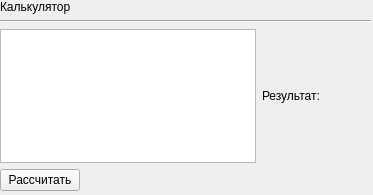
<?xml version="1.0" encoding="UTF-8"?>
<ui version="4.0">
 <class>MainWindow</class>
 <widget class="QMainWindow" name="MainWindow">
  <property name="geometry">
   <rect>
    <x>0</x>
    <y>0</y>
    <width>373</width>
    <height>195</height>
   </rect>
  </property>
  <property name="windowTitle">
   <string>MainWindow</string>
  </property>
  <widget class="QWidget" name="centralwidget">
   <widget class="QWidget" name="verticalLayoutWidget">
    <property name="geometry">
     <rect>
      <x>0</x>
      <y>0</y>
      <width>371</width>
      <height>191</height>
     </rect>
    </property>
    <layout class="QVBoxLayout" name="verticalLayout">
     <item>
      <widget class="QLabel" name="label">
       <property name="text">
        <string>Калькулятор</string>
       </property>
      </widget>
     </item>
     <item>
      <widget class="Line" name="line">
       <property name="orientation">
        <enum>Qt::Horizontal</enum>
       </property>
      </widget>
     </item>
     <item>
      <layout class="QFormLayout" name="formLayout">
       <item row="0" column="0">
        <widget class="QPlainTextEdit" name="plane"/>
       </item>
       <item row="0" column="1">
        <widget class="QLabel" name="resultLabel">
         <property name="text">
          <string>Результат:</string>
         </property>
        </widget>
       </item>
       <item row="1" column="0">
        <widget class="QPushButton" name="btn">
         <property name="text">
          <string>Рассчитать</string>
         </property>
        </widget>
       </item>
      </layout>
     </item>
    </layout>
   </widget>
  </widget>
 </widget>
 <resources/>
 <connections/>
</ui>
